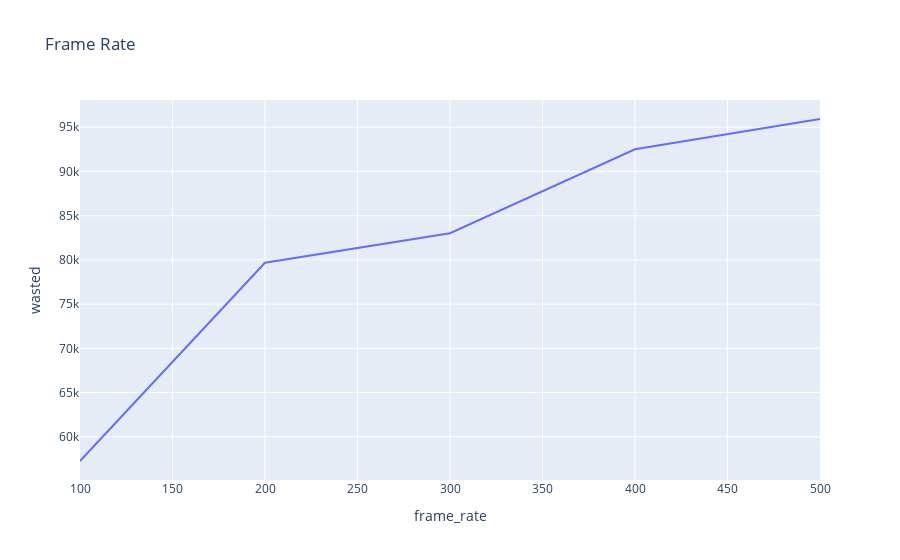

The notebook cell saved with this chart:
### Code cell
fig = px.line(df_frame_rate.sort_values("frame_rate"), x="frame_rate", y="wasted", title="Frame Rate")
fig.show()

### Figure 1 — Plotly figure (JSON) as saved in the notebook; plotly's stock layout.template omitted (floating-point values rounded to 4 significant figures)
{"data": [{"hovertemplate": "frame_rate=%{x}<br>wasted=%{y}<extra></extra>", "legendgroup": "", "line": {"color": "#636efa", "dash": "solid"}, "marker": {"symbol": "circle"}, "mode": "lines", "name": "", "orientation": "v", "showlegend": false, "type": "scatter", "x": [100, 200, 300, 400, 500], "xaxis": "x", "y": [57260.0, 79670.0, 83020.0, 92510.0, 95940.0], "yaxis": "y"}], "layout": {"legend": {"tracegroupgap": 0}, "title": {"text": "Frame Rate"}, "xaxis": {"anchor": "y", "domain": [0, 1], "title": {"text": "frame_rate"}}, "yaxis": {"anchor": "x", "domain": [0, 1], "title": {"text": "wasted"}}}}
